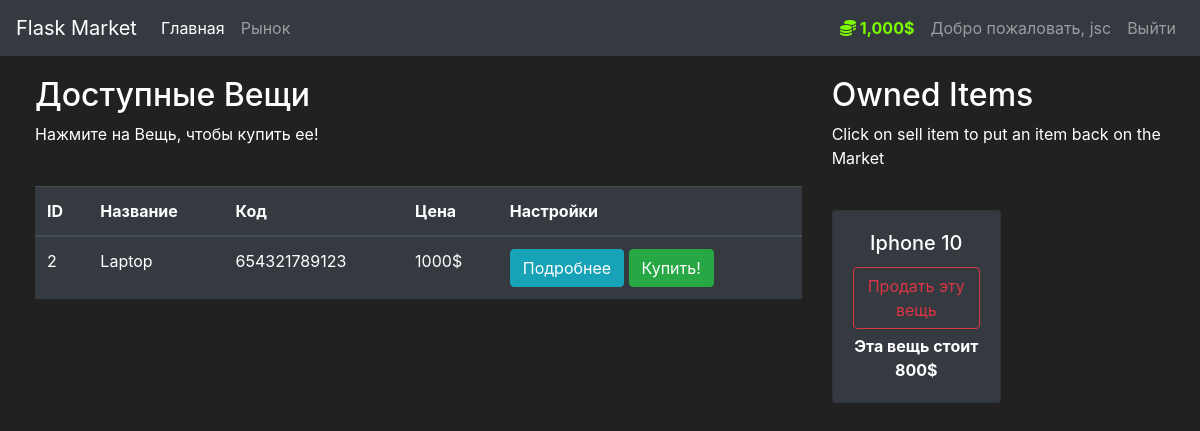
The page /market (signed in) on the database as committed earlier.
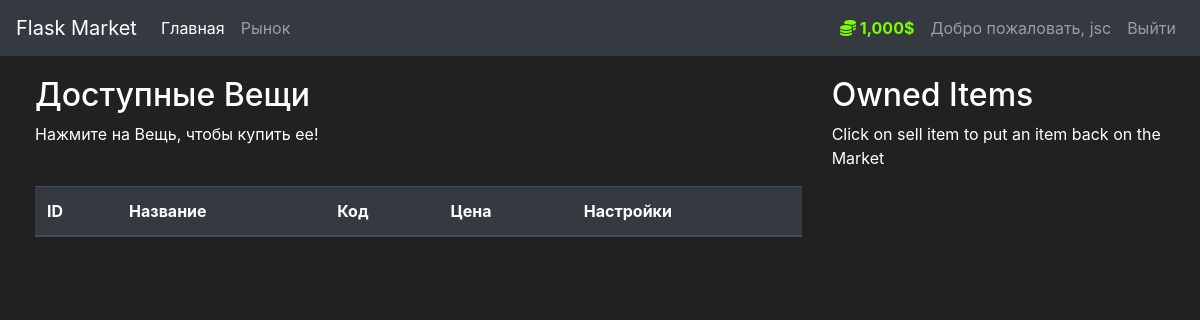
The same page on the database as committed later.
### market/models.py (models this page shows, shortened)
class User(db.Model, UserMixin):
    id = db.Column(db.Integer(), primary_key=True)
    username = db.Column(db.String(length=30), nullable=False, unique=True)
    email_address = db.Column(db.String(length=50), nullable=False, unique=True)
    password_hash = db.Column(db.String(length=60), nullable=False)
    budget = db.Column(db.Integer(), nullable=False, default=1000)
    items = db.relationship('Item', backref='owned_user', lazy=True)
    @property
    def prettier_budget(self):
        if len(str(self.budget)) >= 4:
            return f'{str(self.budget)[:-3]},{str(self.budget)[-3:]}$'
        else:
            return f"{self.budget}$"
    @property
    def password(self):
        return self.password

class Item(db.Model):
    id = db.Column(db.Integer(), primary_key=True)
    name = db.Column(db.String(length=30), nullable=False, unique=True)
    price = db.Column(db.Integer(), nullable=False)
    barcode = db.Column(db.String(length=12), nullable=False, unique=True)
    description = db.Column(db.String(length=1024), nullable=False, unique=True)
    owner = db.Column(db.Integer(), db.ForeignKey('user.id'))

### market/routes.py (the view, shortened to what this page needs)
@app.route('/market', methods=['GET', 'POST'])
@login_required
def market_page():
    purchase_form = PurchaseItemForm()
    selling_form = SellItemForm()
    if request.method == "GET":
        items = Item.query.filter_by(owner=None)
        owned_items = Item.query.filter_by(owner=current_user.id)
        return render_template('market.html', items=items, purchase_form=purchase_form, owned_items=owned_items,
                               selling_form=selling_form)

### market/models.py (called while the page is built)
@login_manager.user_loader
def load_user(user_id):
    return User.query.get(int(user_id))

### market/templates/market.html (shortened to what this page needs)
{% extends 'base.html' %}
{% block content %}
<div class="row" style="margin-top:20px; margin-left:20px">
   <div class="col-8">
       <h2>Доступные Вещи</h2>
       <p>Нажмите на Вещь, чтобы купить ее!</p>
       <br>
      <table class="table table-hover table-dark">
         <thead>
            <tr>
               <th scope="col">ID</th>
               <th scope="col">Название</th>
               <th scope="col">Код</th>
               <th scope="col">Цена</th>
               <th scope="col">Настройки</th>
            </tr>
         </thead>
         <tbody>
            {% for item in items %}
            <tr>
               <td>{{ item.id }}</td>
               <td>{{ item.name }}</td>
               <td>{{ item.barcode }}</td>
               <td>{{ item.price }}$</td>
               <td>
                  <button class="btn btn-outline btn-info" data-toggle="modal" data-target="#Modal-MoreInfo-{{ item.id }}">Подробнее</button>
                  <button class="btn btn-outline btn-success" data-toggle="modal" data-target="#Modal-PurchaseConfirm-{{ item.id }}">Купить!</button>
               </td>
            </tr>
            {% endfor %}
         </tbody>
      </table>
   </div>
   <div class="col-4">
        <h2>Owned Items</h2>
        <p>Click on sell item to put an item back on the Market</p>
        <br>
        <div class="row">
           {% for owned_item in owned_items %}
             <div class="col-md-6">
                 <div style="margin-bottom: 5px" class="card text-center bg-dark">
                      <div class="card-body">
                          <h5 class="card-title">{{ owned_item.name }}</h5>
                          <button type="button" class="btn btn-outline-danger" style="margin-bottom: 5px"
                                  data-toggle="modal" data-target="#Modal-SellingConfirm-{{ owned_item.id }}">
                              Продать эту вещь
                          </button>
                          <p class="card-text"><strong>
                              Эта вещь стоит {{ owned_item.price }}$
                          </strong></p>
                      </div>
                  </div>
             </div>
           {% endfor %}
        </div>
   </div>
</div>
{% endblock %}

### market/templates/base.html (shortened to what this page needs)
<!doctype html>
<html lang="en">
   <head>
      <link rel="stylesheet" href="https://cdn.jsdelivr.net/npm/bootstrap@4.5.3/dist/css/bootstrap.min.css">
   </head>
   <body>
    <nav class="navbar navbar-expand-md navbar-dark bg-dark">
      <a class="navbar-brand" href="#">Flask Market</a>
      <div class="collapse navbar-collapse" id="navbarNav">
        <ul class="navbar-nav mr-auto">
            <li class="nav-item active">
                <a class="nav-link" href="{{ url_for('home_page') }}">Главная <span class="sr-only">(current)</span></a>
            </li>
            <li class="nav-item">
                <a class="nav-link" href="{{ url_for('market_page') }}">Рынок</a>
            </li>
        </ul>
          {% if current_user.is_authenticated %}
            <ul class="navbar-nav">
                <li class="nav-item">
                    <a class="nav-link" style="color: lawngreen; font-weight: bold">
                        <i class="fas fa-coins"></i>
                        {{ current_user.prettier_budget }}
                    </a>
                </li>
                <li class="nav-item">
                    <a class="nav-link">Добро пожаловать, {{ current_user.username }}</a>
                </li>
                <li class="nav-item">
                    <a class="nav-link" href="{{ url_for('logout_page') }}">Выйти</a>
                </li>
            </ul>
          {% endif %}
      </div>
    </nav>
      {% block content %}
      {% endblock %}
   </body>
</html>

### market/templates/base.html (style rules this page uses)
body { background-color: #212121; color: white }

Rows that differ between the two databases and show on the page:
no longer on this page (row edited): Item: id "2", name "Laptop", barcode "654321789123", price "1000", shown under "Доступные Вещи"
no longer on this page (row edited): Item: name "Iphone 10", price "800", shown under "Owned Items"
